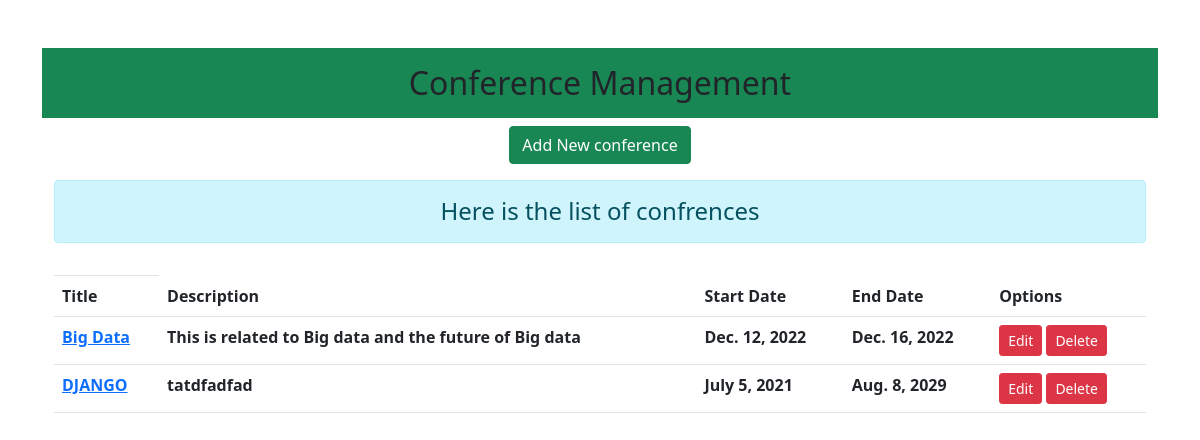
The app's page /, older data.
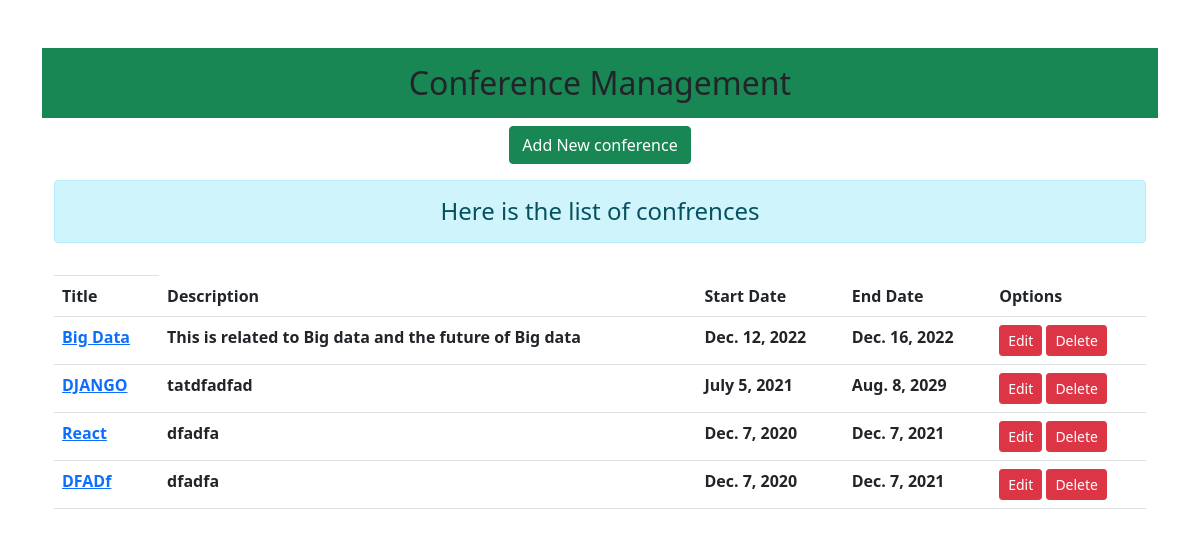
The same page, newer data.
### myapp/models.py (models this page shows)
class ConferenceModel(models.Model):
    conference_title = models.TextField(null=False,primary_key=True)
    conference_description = models.CharField(max_length=1000,null=False)
    conference_start_date = models.DateField(null=False)
    conference_end_date = models.DateField(null=False)

### myapp/views.py (the view)
# urls.py: path('',views.conferenceView,name='conference'),
def conferenceView(request):
    if request.method == 'POST':
        conferenceform = ConferenceForm(request.POST)
        if conferenceform.is_valid():
            conferenceform.save()
            conferenceform = ConferenceForm()
    else:
        conferenceform = ConferenceForm()
    conference = ConferenceModel.objects.all()
    return render(request,'myapp/conference.html',{'conference':conference,'conferenceform':conferenceform})

### myapp/forms.py
class ConferenceForm(forms.ModelForm):
    class Meta:
        model = ConferenceModel
        fields = ['conference_title','conference_description','conference_start_date','conference_end_date']
        widgets = {
            'conference_title' : forms.TextInput(attrs={'class':'form-control '}),
            'conference_description' : forms.TextInput(attrs={'class':'form-control'}),
            'conference_start_date' : forms.TextInput(attrs={'class':'form-control','placeholder':'YYYY-MM-DD'}),
            'conference_end_date' : forms.TextInput(attrs={'class':'form-control','placeholder':'YYYY-MM-DD'})
        }

### myapp/templates/myapp/conference.html (shortened to what this page needs)
{% extends 'myapp/base.html' %}
{% block content %}
<div class="text-center">
    <button class="btn btn-success col" type="button" data-bs-toggle="offcanvas" data-bs-target="#offcanvasRight" aria-controls="offcanvasRight">Add New conference</button>
</div>
<div class="container mt-3">
    <h4 class="alert alert-info text-center">
        Here is the list of confrences
    </h4>
    <table class="table table-hover">
        <th class="thead-dark">
            <tr>
                <th scope="col">Title</th>
                <th scope="col">Description</th>
                <th scope="col">Start Date</th>
                <th scope="col">End Date</th>
                <th scope="col">Options</th>
            </tr>
        </th>
            {% for conferences in conference %}
            <tr>
                <th scope="col"><a href="{% url 'talks' conferences.conference_title %}">{{conferences.conference_title}}</a></th>
                <th scope="col">{{conferences.conference_description}}</th>
                <th scope="col">{{conferences.conference_start_date}}</th>
                <th scope="col">{{conferences.conference_end_date}}</th>
                <td>
                    <a href="{% url 'conferenceedit' conferences.conference_title %}" class="btn btn-danger btn-sm">Edit</a>
                    <form action="{% url 'conferencedelete' conferences.conference_title %}" method="POST" class="d-inline">
                        <input type="submit" value="Delete" class="btn btn-danger btn-sm">
                    </form>
                </td>
            </tr>
            {% endfor %}
    </table>
</div>
{% endblock content %}

Row changes from the older to the newer data that the page shows:
added ConferenceModel: conference_title "React", conference_description "dfadfa", conference_start_date "Dec. 7, 2020", conference_end_date "Dec. 7, 2021"
added ConferenceModel: conference_title "DFADf", conference_description "dfadfa", conference_start_date "Dec. 7, 2020", conference_end_date "Dec. 7, 2021"
